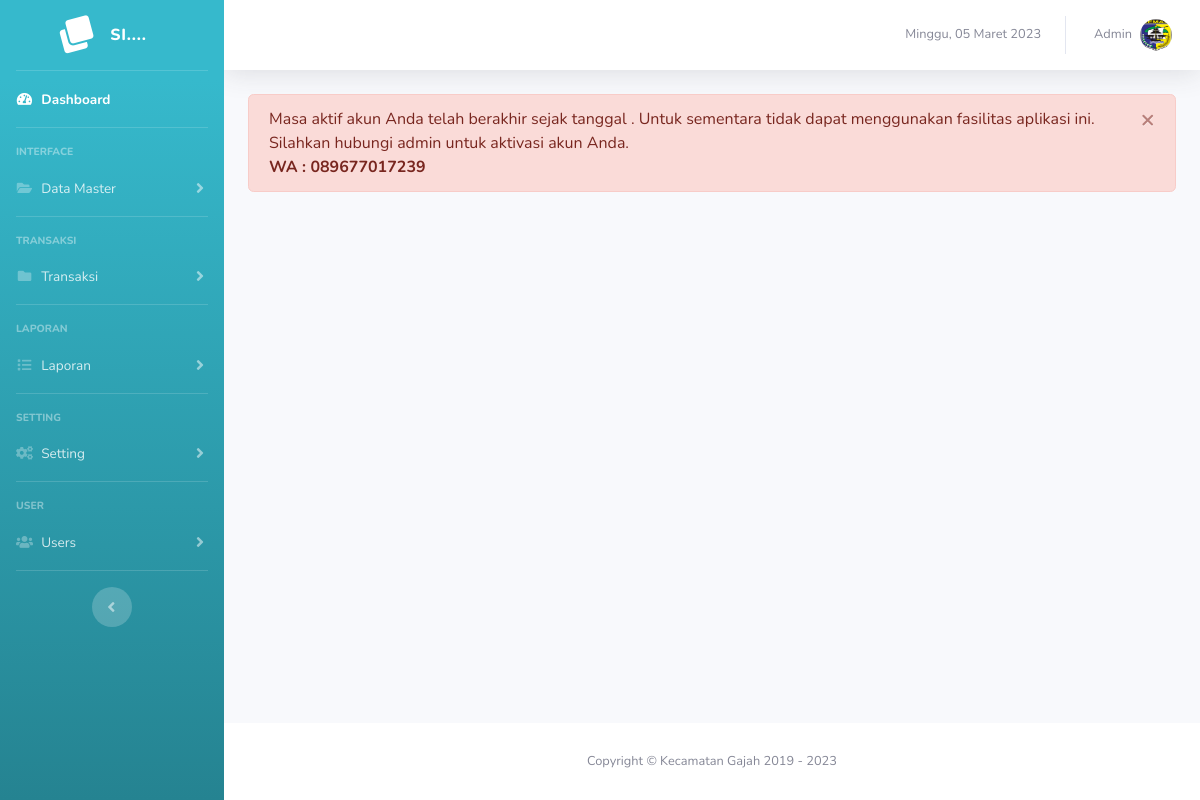
/user?page=user&action=aktif&id=1 (signed in), run on an earlier commit of the app's database.
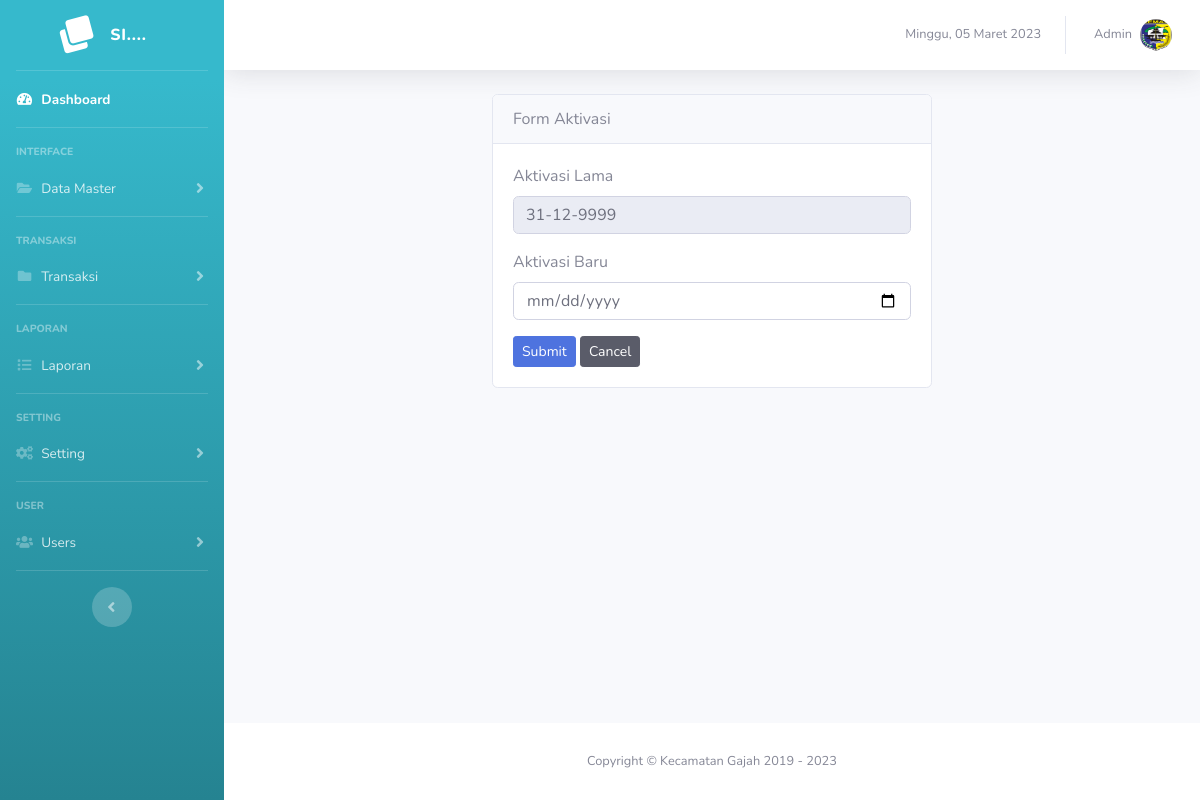
And on a later commit of the database.
### tables this page shows
CREATE TABLE `tb_user` (
  `id_user` int(11) NOT NULL,
  `nama_user` varchar(100) NOT NULL,
  `username` varchar(50) NOT NULL,
  `password` varchar(255) NOT NULL,
  `level` varchar(20) NOT NULL,
  `tgl_aktivasi` date DEFAULT NULL
);

### page/user/aktif.php (the view, shortened to what this page needs)
<div class="col-lg-6 offset-3">
  <div class="card mb-4">
    <div class="card-header">
      Form Aktivasi
    </div>
    <div class="card-body">
      <?php
      $id = $_GET['id'];
      $sql = $conn->query("SELECT * FROM tb_user WHERE id_user = '$id'");
      $data = $sql->fetch_assoc();
      ?>
      <form action="" method="POST">
        <div class="form-group">
          <label for="aktif_lama">Aktivasi Lama</label>
          <input type="text" class="form-control" id="aktif_lama" name="aktif_lama" value="<?= date("d-m-Y", strtotime($data['tgl_aktivasi'])); ?>" readonly>
        </div>
        <div class="form-group">
          <label for="aktivasi_baru">Aktivasi Baru</label>
          <input type="date" class="form-control" id="aktivasi_baru" name="aktivasi_baru" required>
        </div>
        <button type="submit" name="edit" class="btn btn-sm btn-primary">Submit</button>
        <a href="user" class="btn btn-sm btn-dark">Cancel</a>
      </form>
    </div>
  </div>
</div>

### layout/content.php (shortened to what this page needs)
<?php
$aktif = $conn->query("SELECT * FROM tb_user WHERE  id_user = '$_SESSION[id_user]'");
$hasil = $aktif->fetch_assoc();
?>
<?php
if ($hasil['tgl_aktivasi'] < date("Y-m-d")) {
?>
  <div class="alert alert-danger alert-dismissible fade show" role="alert">
    Masa aktif akun Anda telah berakhir sejak tanggal <b><?= TanggalIndo($hasil['tgl_aktivasi']); ?></b>. Untuk sementara tidak dapat menggunakan fasilitas aplikasi ini.<br> Silahkan hubungi admin untuk aktivasi akun Anda. <br>
    <strong>WA : 089677017239</strong>
    <button type="button" class="close" data-dismiss="alert" aria-label="Close">
      <span aria-hidden="true">&times;</span>
    </button>
  </div>
<?php
} else {
  $page = $_GET['page'];
  $action = $_GET['action'];
  if ($page == "instansi") {
    if ($action == "") {
      include "page/instansi/instansi.php";
    } elseif ($action == "add") {
      include "page/instansi/add.php";
    } elseif ($action == "edit") {
      include "page/instansi/edit.php";
    } elseif ($action == "delete") {
      include "page/instansi/delete.php";
    }
  } elseif ($page == "laporan") {
    if ($action == "") {
      include "page/laporan/laporan.php";
    }
  } elseif ($page == "user") {
    if ($action == "") {
      include "page/user/user.php";
    } elseif ($action == "add") {
      include "page/user/add.php";
    } elseif ($action == "edit") {
      include "page/user/edit.php";
    } elseif ($action == "delete") {
      include "page/user/delete.php";
    } elseif ($action == "gantiPass") {
      include "page/user/gantiPass.php";
    } elseif ($action == "aktif") {
      include "page/user/aktif.php";
    } elseif ($action == "reset") {
      include "page/user/reset.php";
    }
  } elseif ($page == "saldo") {
    if ($action == "") {
      include "page/saldo/saldo.php";
    } elseif ($action == "add") {
      include "page/saldo/add.php";
    }
  } else {
    include "layout/dashboard.php";
  }
}

What changed in the data, as far as the page shows it:
now on this page (row edited): tb_user: aktif_lama "31-12-9999"
changed tb_user: tgl_aktivasi empty → "9999-12-31" (drawn)
Also different on the page:
text no longer shown: "Masa aktif akun Anda telah berakhir sejak tanggal . Untuk sementara tidak dapat menggunakan fasilitas aplikasi ini. Silahkan hubungi admin untuk aktivasi akun Anda. WA : 089677017239 ×"
text now shown: "Form Aktivasi Aktivasi Lama Aktivasi Baru Submit Cancel"
